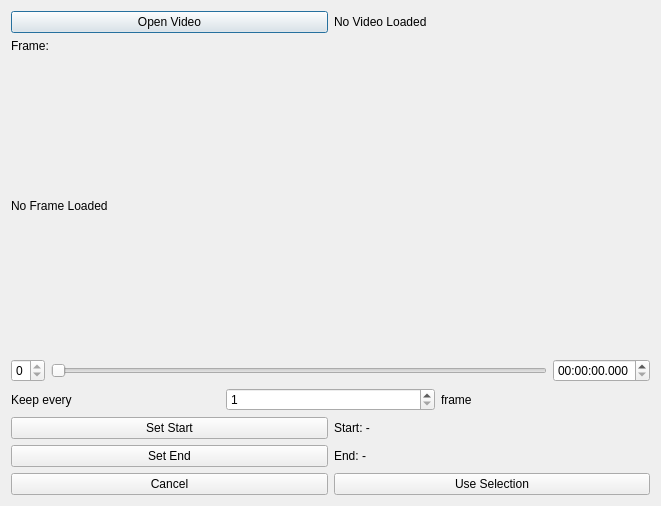
<?xml version="1.0" encoding="UTF-8"?>
<ui version="4.0">
 <class>VideoInputDialog</class>
 <widget class="QDialog" name="VideoInputDialog">
  <property name="geometry">
   <rect>
    <x>0</x>
    <y>0</y>
    <width>661</width>
    <height>506</height>
   </rect>
  </property>
  <property name="windowTitle">
   <string>Select Video Range</string>
  </property>
  <layout class="QVBoxLayout" name="verticalLayout_3">
   <item>
    <layout class="QHBoxLayout" name="horizontalLayout">
     <item>
      <widget class="QPushButton" name="openVideoButton">
       <property name="text">
        <string>Open Video</string>
       </property>
      </widget>
     </item>
     <item>
      <widget class="QLabel" name="videoInfoLabel">
       <property name="text">
        <string>No Video Loaded</string>
       </property>
      </widget>
     </item>
    </layout>
   </item>
   <item>
    <widget class="QLabel" name="frameNumberLabel">
     <property name="text">
      <string>Frame: </string>
     </property>
    </widget>
   </item>
   <item>
    <widget class="FrameView" name="sourceFrameView">
     <property name="sizePolicy">
      <sizepolicy hsizetype="Preferred" vsizetype="Expanding">
       <horstretch>0</horstretch>
       <verstretch>0</verstretch>
      </sizepolicy>
     </property>
     <property name="minimumSize">
      <size>
       <width>320</width>
       <height>180</height>
      </size>
     </property>
     <property name="text">
      <string>No Frame Loaded</string>
     </property>
    </widget>
   </item>
   <item>
    <layout class="QHBoxLayout" name="horizontalLayout_2">
     <item>
      <widget class="QSpinBox" name="positionFrameSpinBox">
       <property name="maximum">
        <number>0</number>
       </property>
      </widget>
     </item>
     <item>
      <widget class="QSlider" name="sourceFrameSlider">
       <property name="maximum">
        <number>0</number>
       </property>
       <property name="orientation">
        <enum>Qt::Orientation::Horizontal</enum>
       </property>
      </widget>
     </item>
     <item>
      <widget class="QTimeEdit" name="positionTimeEdit">
       <property name="displayFormat">
        <string>HH:mm:ss.zzz</string>
       </property>
      </widget>
     </item>
    </layout>
   </item>
   <item>
    <layout class="QHBoxLayout" name="horizontalLayout_5">
     <item>
      <widget class="QLabel" name="keepEvery01Label">
       <property name="text">
        <string>Keep every </string>
       </property>
      </widget>
     </item>
     <item>
      <widget class="QSpinBox" name="keepEverySpinBox">
       <property name="minimum">
        <number>1</number>
       </property>
       <property name="maximum">
        <number>16</number>
       </property>
      </widget>
     </item>
     <item>
      <widget class="QLabel" name="keepEvery02Label">
       <property name="text">
        <string>frame</string>
       </property>
      </widget>
     </item>
    </layout>
   </item>
   <item>
    <layout class="QHBoxLayout" name="horizontalLayout_3">
     <item>
      <layout class="QVBoxLayout" name="verticalLayout">
       <item>
        <widget class="QPushButton" name="setStartButton">
         <property name="text">
          <string>Set Start</string>
         </property>
        </widget>
       </item>
       <item>
        <widget class="QPushButton" name="setEndButton">
         <property name="text">
          <string>Set End</string>
         </property>
        </widget>
       </item>
      </layout>
     </item>
     <item>
      <layout class="QVBoxLayout" name="verticalLayout_2">
       <item>
        <widget class="QLabel" name="startSelectionLabel">
         <property name="text">
          <string>Start: -</string>
         </property>
        </widget>
       </item>
       <item>
        <widget class="QLabel" name="endSelectionLabel">
         <property name="text">
          <string>End: -</string>
         </property>
        </widget>
       </item>
      </layout>
     </item>
    </layout>
   </item>
   <item>
    <layout class="QHBoxLayout" name="horizontalLayout_4">
     <item>
      <widget class="QPushButton" name="cancelButton">
       <property name="text">
        <string>Cancel</string>
       </property>
      </widget>
     </item>
     <item>
      <widget class="QPushButton" name="useSelectionButton">
       <property name="text">
        <string>Use Selection</string>
       </property>
      </widget>
     </item>
    </layout>
   </item>
  </layout>
 </widget>
 <customwidgets>
  <customwidget>
   <class>FrameView</class>
   <extends>QLabel</extends>
   <header>frameview.h</header>
  </customwidget>
 </customwidgets>
 <resources/>
 <connections/>
</ui>
